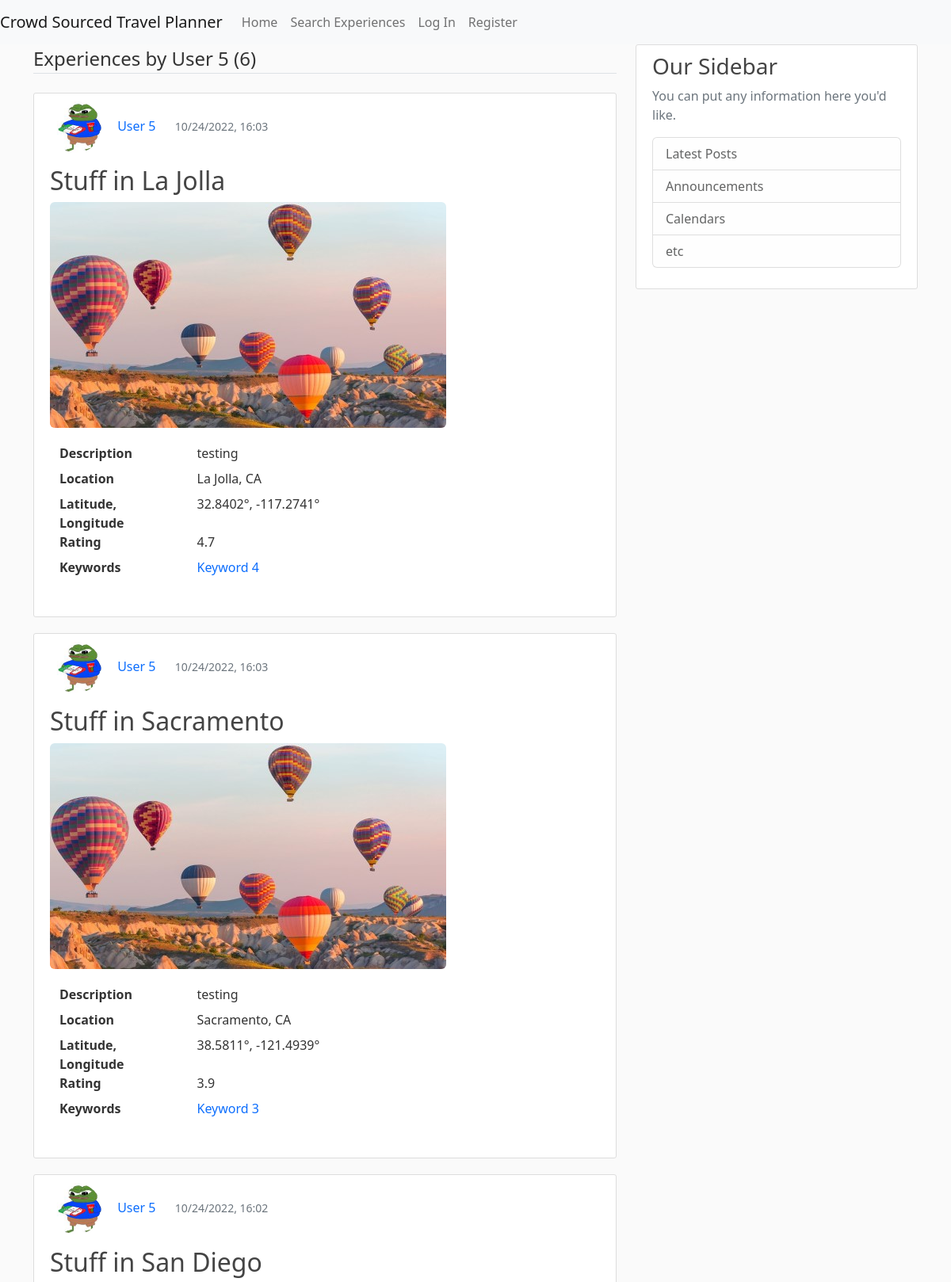
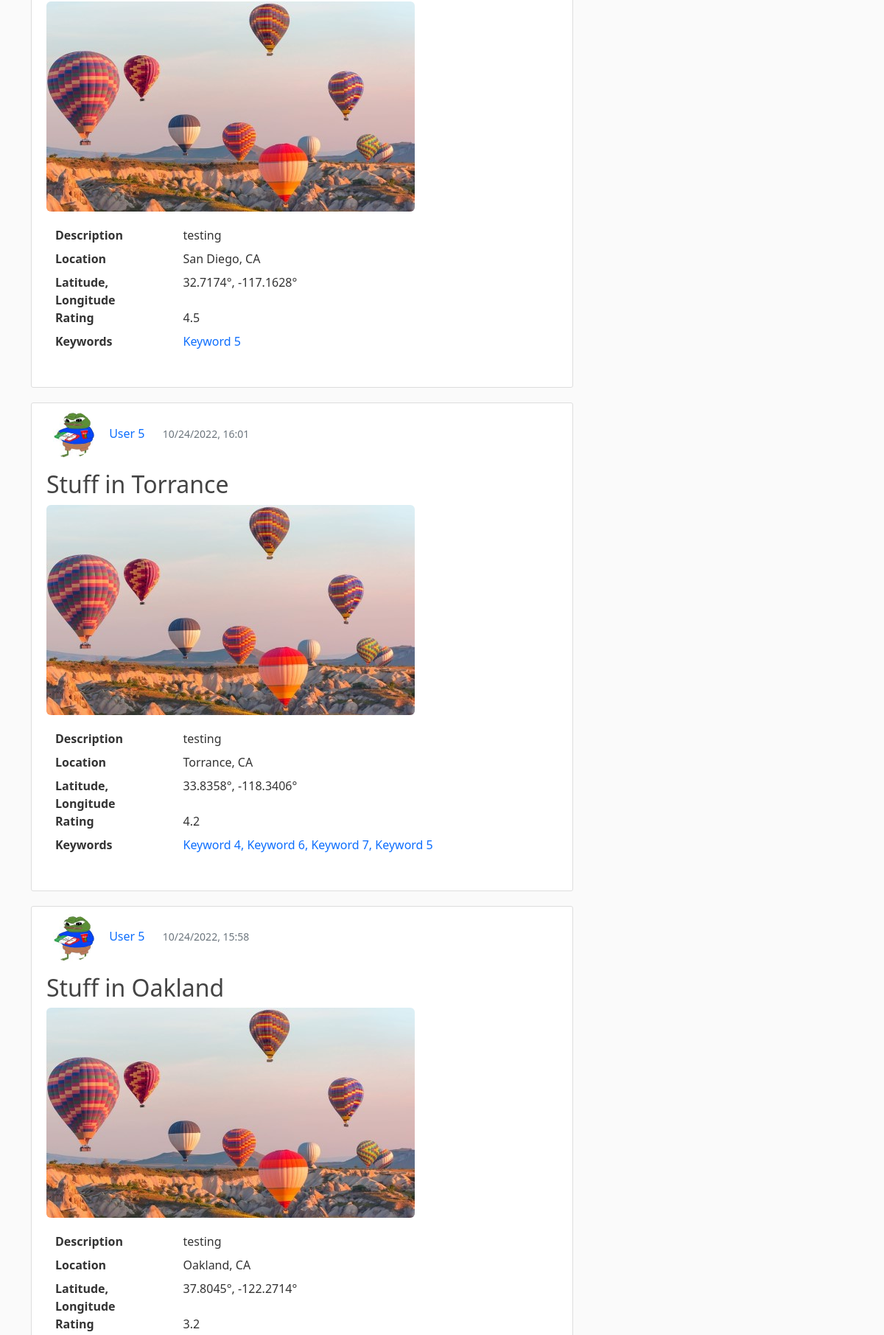
The app's page /user/User 5 (upper part) with its own data (2 pictures, top to bottom).
### CrowdSourcedTravelPlanner/models.py (models this page shows, shortened)
class User(db.Model, UserMixin):
    id = db.Column(db.Integer, primary_key=True)
    username = db.Column(db.String(20), unique=True, nullable=False)
    email = db.Column(db.String(120), unique=True, nullable=False)
    image_file = db.Column(db.String(20), nullable=False, default='default.jpg')
    password = db.Column(db.String(60), nullable=False)
    date_account_created = db.Column(db.DateTime, nullable=False, default=datetime.utcnow)
    experiences = db.relationship('Experience', backref='author', lazy=True)
    location = db.Column(db.String(100), nullable=True, default="")
    latitude = db.Column(db.Float, nullable=True)  # Temporarily nullable for now while I'm testing
    longitude = db.Column(db.Float, nullable=True)  # Re-evaluate later
    sort = db.Column(db.String(20), nullable=True, default='recent')

class Experience(db.Model):
    id = db.Column(db.Integer, primary_key=True)
    title = db.Column(db.String(100), nullable=False)
    description = db.Column(db.Text, nullable=False)
    location = db.Column(db.String(100), nullable=False)
    rating = db.Column(db.Float, nullable=False)
    date_posted = db.Column(db.DateTime, nullable=False, default=datetime.utcnow)
    image_file = db.Column(db.String(20), nullable=False, default='default.jpg')
    user_id = db.Column(db.Integer, db.ForeignKey('user.id'), nullable=False)
    latitude = db.Column(db.Float, nullable=True)  # Temporarily nullable for now while I'm testing
    longitude = db.Column(db.Float, nullable=True)  # Re-evaluate later
    keywords = db.relationship('Keyword', order_by=Keyword.id, back_populates='experience')

class Keyword(db.Model):
    __tablename__ = "keywords"
    id = db.Column(db.Integer, primary_key=True)
    keyword_text = db.Column(db.String, nullable=False)
    experience_id = db.Column(db.Integer, db.ForeignKey('experience.id'))
    experience = db.relationship("Experience", back_populates="keywords")

### CrowdSourcedTravelPlanner/routes.py (the view)
@app.route("/user/<string:username>")
def user_experiences(username):
    page = request.args.get('page', 1, type=int)
    user = User.query.filter_by(username=username).first_or_404()
    experiences = Experience.query.filter_by(author=user) \
        .order_by(Experience.date_posted.desc()) \
        .paginate(page=page, per_page=5)
    return render_template('user_experiences.html', experiences=experiences, user=user)

### CrowdSourcedTravelPlanner/templates/user_experiences.html (shortened to what this page needs)
{% extends "pageLayout.html" %}
{% block content %}
    <legend class="border-bottom mb-4">Experiences by {{ user.username }} ({{ experiences.total }})</legend>
    {% for experience in experiences.items %}
        <article class="media content-section">
            <div class="media-body">
                <ul>
                    <li style="display:inline-block;">
                        <a href="{{ url_for('user_experiences', username=experience.author.username) }}">
                            <img class="rounded-circle article-img"
                                 src="{{ url_for('static', filename='profile_pics/' + experience.author.image_file) }}">
                        </a>
                    </li>
                    <li style="display:inline-block;">
                        <a class="mr-2 text-decoration-none" href="{{ url_for('user_experiences', username=experience.author.username) }}">{{ experience.author.username }}</a>
                    </li>
                    <li style="display:inline-block; padding-left: 20px;">
                        <small class="text-muted ">{{ experience.date_posted.strftime('%m/%d/%Y, %H:%M') }}</small>
                    </li>
                </ul>
                <h2><a class="article-title text-decoration-none"
                       href="{{ url_for('experience', experience_id=experience.id) }}">{{ experience.title }}</a></h2>
                <a href="{{ url_for('experience', experience_id=experience.id) }}">
                    <img class="img-rounded"
                         src="{{ url_for('static', filename='experience_pics/' + experience.image_file) }}">
                </a>
                <div class="container" style="margin-top: 20px;">
                    <dl class="row">
                        <dt class="col-sm-3">Description</dt>
                        <dd class="col-sm-9">{{ experience.description }}</dd>
                        <dt class="col-sm-3">Location</dt>
                        <dd class="col-sm-9">{{ experience.location }}</dd>
                        <dt class="col-sm-3">Latitude, Longitude</dt>
                        <dd class="col-sm-9">
                            {% if experience.latitude != -200 and experience.longitude != -200 %}
                                {{ experience.latitude }}°, {{ experience.longitude }}°
                            {% else %}
                                Latitude and Longitude not found for this location.
                            {% endif %}
                        </dd>
                        <dt class="col-sm-3">Rating</dt>
                        <dd class="col-sm-9">{{ experience.rating }}</dd>
                        <dt class="col-sm-3">Keywords</dt>
                        <dd class="col-sm-9">
                            {% if experience.keywords|length == 1 %}
                                <ul>
                                    <li style="display:inline-block;">
                                        <a class="mr-2 text-decoration-none" href="{{ url_for('keyword', keyword_text=experience.keywords[0].keyword_text) }}">{{ experience.keywords[0].keyword_text }}</a>
                                    </li>
                                </ul>
                            {% elif experience.keywords|length > 1 %}
                                <ul>
                                    {% for keyword in experience.keywords[:-1] %}
                                        <li style="display:inline-block;">
                                            <a class="mr-2 text-decoration-none" href="{{ url_for('keyword', keyword_text=keyword.keyword_text) }}">{{ keyword.keyword_text }}, </a>
                                        </li>
                                    {% endfor %}
                                    <li style="display:inline-block;">
                                        <a class="mr-2 text-decoration-none" href="{{ url_for('keyword', keyword_text=experience.keywords[-1].keyword_text) }}">{{ experience.keywords[-1].keyword_text }}</a>
                                    </li>
                                </ul>
                            {% endif %}
                        </dd>
                    </dl>
                </div>
            </div>
        </article>
    {% endfor %}
{% endblock content %}}

### CrowdSourcedTravelPlanner/static/user_experiences.css (style rules this page uses)
body { background: #fafafa; color: #333333; }
h1, h2, h3, h4, h5, h6 { color: #444444; }
.content-section { background: #ffffff; padding: 10px 20px; border: 1px solid #dddddd; border-radius: 3px; margin-bottom: 20px; }
.article-title { color: #444444; }
.article-img { height: 65px; width: 65px; margin-right: 16px; }
.img-rounded { border-radius:6px; }
ul { list-style: none; padding-left: 0; }

### records on screen
User: username "User 5"
Experience: image_file (picture), author.username "User 5", date_posted "10/24/2022, 16:03", title "Stuff in La Jolla", image_file (placeholder picture), description "testing", location "La Jolla, CA", latitude "32.8402", longitude "-117.2741", rating "4.7", keyword_text "Keyword 4"
Experience: image_file (picture), author.username "User 5", date_posted "10/24/2022, 16:03", title "Stuff in Sacramento", image_file (placeholder picture), description "testing", location "Sacramento, CA", latitude "38.5811", longitude "-121.4939", rating "3.9", keyword_text "Keyword 3"
Experience: image_file (picture), author.username "User 5", date_posted "10/24/2022, 16:02", title "Stuff in San Diego", image_file (placeholder picture), description "testing", location "San Diego, CA", latitude "32.7174", longitude "-117.1628", rating "4.5", keyword_text "Keyword 5"
Experience: image_file (picture), author.username "User 5", date_posted "10/24/2022, 16:01", title "Stuff in Torrance", image_file (placeholder picture), description "testing", location "Torrance, CA", latitude "33.8358", longitude "-118.3406", rating "4.2", keyword_text "Keyword 5"
Keyword: keyword_text "Keyword 4"
Keyword: keyword_text "Keyword 6"
Keyword: keyword_text "Keyword 7"
Experience: image_file (picture), author.username "User 5", date_posted "10/24/2022, 15:58", title "Stuff in Oakland", image_file (placeholder picture), description "testing", location "Oakland, CA", latitude "37.8045", longitude "-122.2714", rating "3.2"

### other values on screen
{{ experiences.total }} "6"
